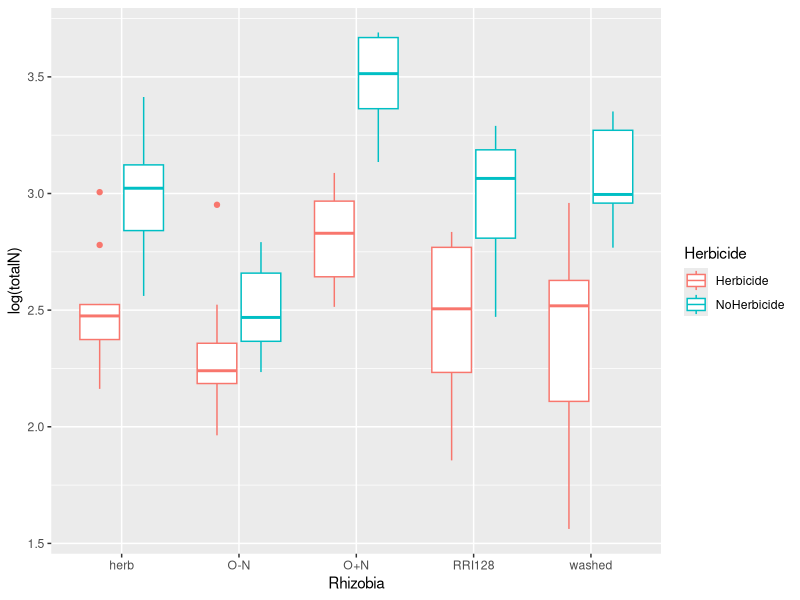
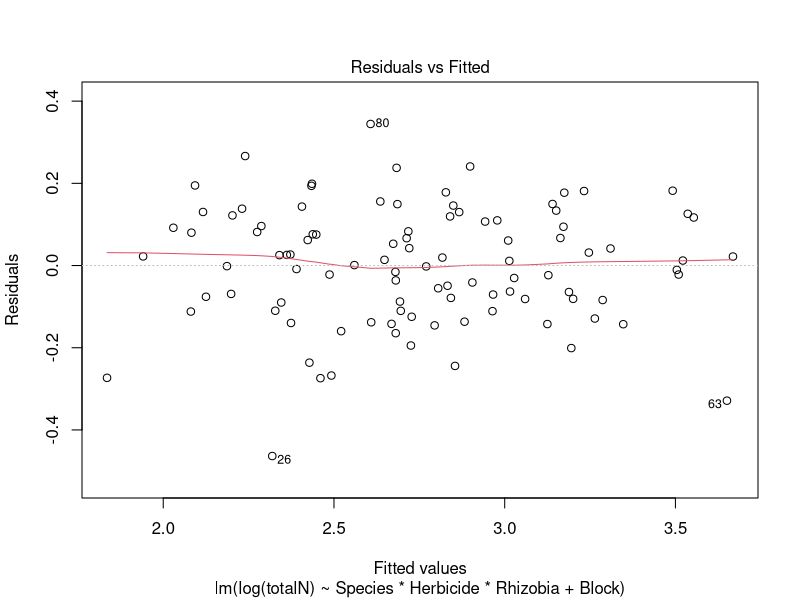

These figures' R source, in order:
library(tidyverse)
library(ggplot2)
library(emmeans)
library(reshape2)

# load data from a folder within a R project
herbicide <- read.csv('data/herbicide_raw_data.csv')
str(herbicide)
View(herbicide)

# convert block to a factor (from integer)
herbicide$Block <- factor(herbicide$Block)

# create a new response variabe by adding two existing variables
herbicide$totalN <- herbicide$shootN + herbicide$bgN
str(herbicide)

# Visualize
ggplot(herbicide, aes(Rhizobia, log(totalN), colour = Herbicide)) +
  geom_boxplot() 
  #facet_wrap("Rhizobia")
  #geom_smooth(method = "lm", se=FALSE) 


# Model data
lm_herbicide <- lm(log(totalN)~Species*Herbicide*Rhizobia + Block, data=herbicide) #separate slope for each StandType
anova(lm_herbicide)
summary(lm_herbicide)

emmeans(lm_herbicide, ~Species*Herbicide)
emmeans(lm_herbicide, pairwise~Rhizobia|Species*Herbicide)
emmeans(lm_herbicide, pairwise~Herbicide|Species*Rhizobia)

#Assess model assumptions
plot(lm_herbicide, which=1)
